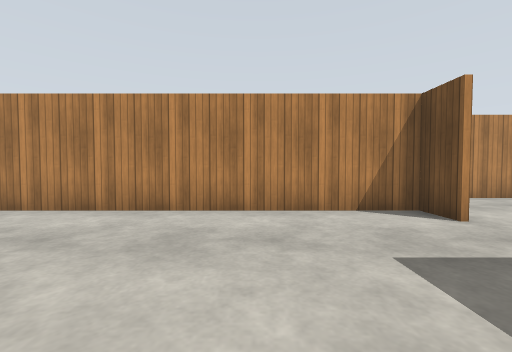
[1] (above)

19 first-person views from a walk through a Gazebo world. The camera is 0.94 m above the floor, tilts 2° down and sees 90° across. The floor is counted in squares, 1 m on a side. Each view is taken from the middle of a square. On the plan, view 1 faces up. The plan holds only what a view shows up to about 10 squares ahead; the rest is blank. The place goes on beyond the plan. Gazebo's built-in surfaces are drawn with simple patterns.

[2]
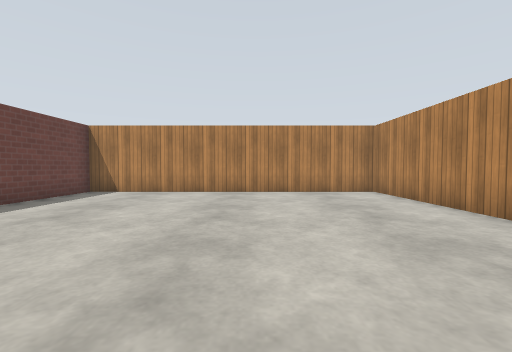

[3]
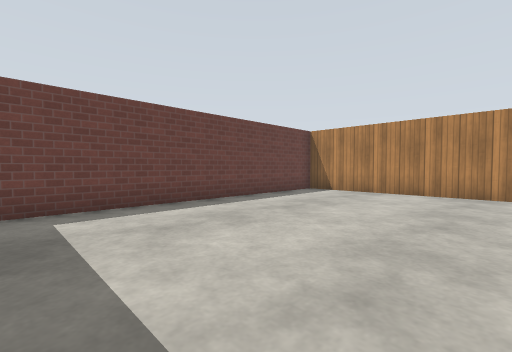

[4]
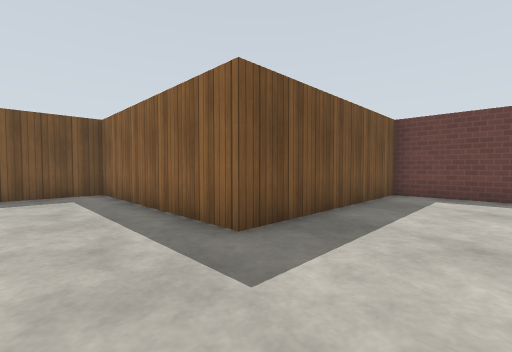

[5]
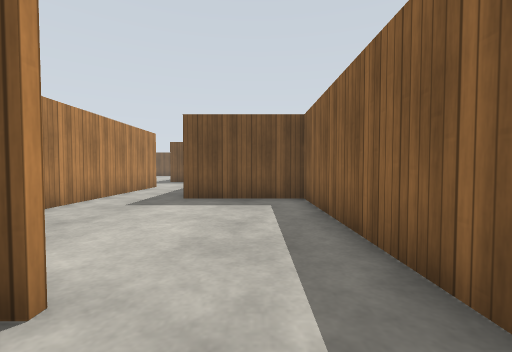

[6]
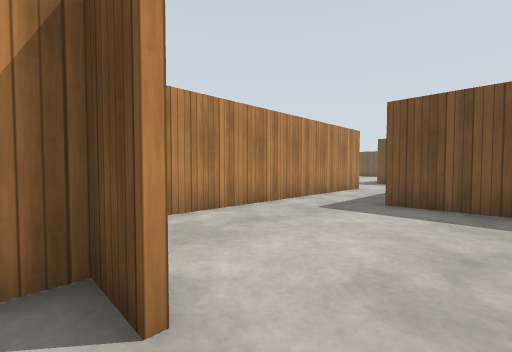

[7]
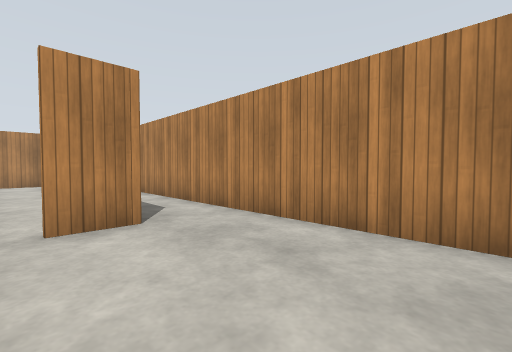

[8]
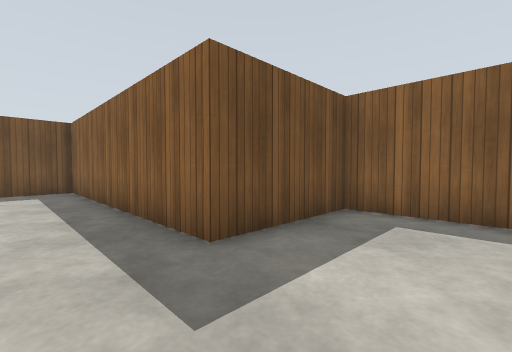

[9]
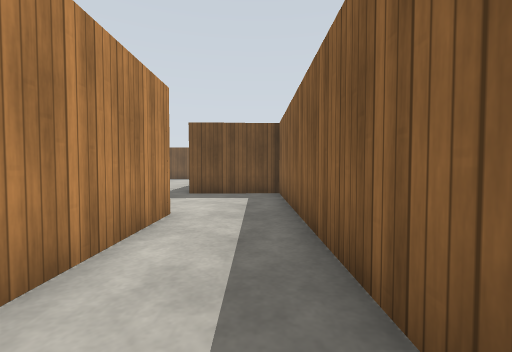

[10]
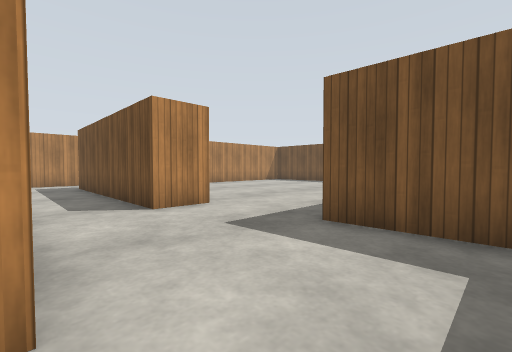

[11]
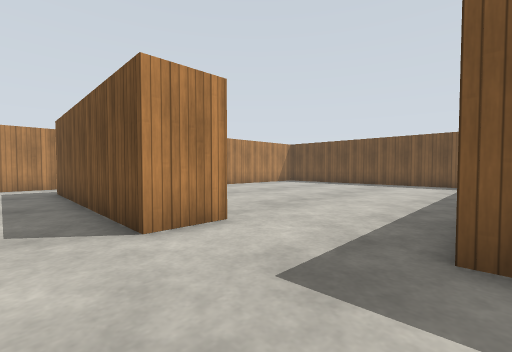

[12]
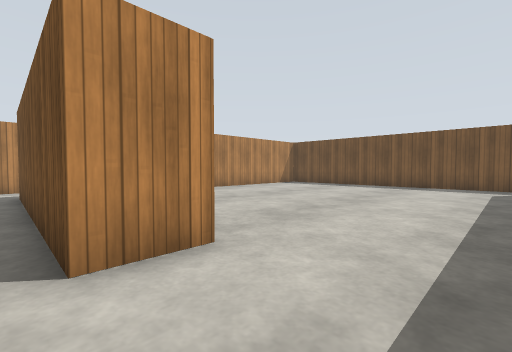

[13]
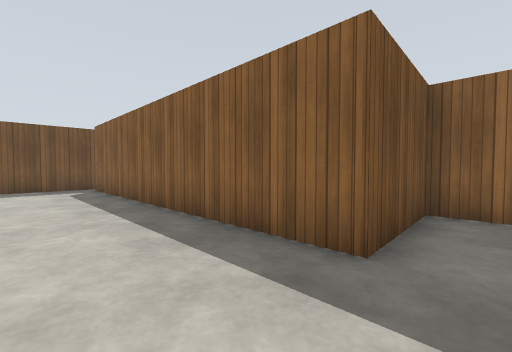

[14]
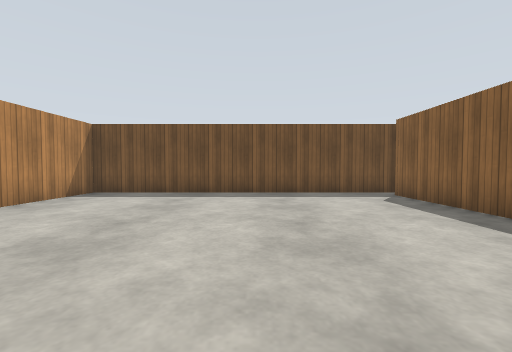

[15]
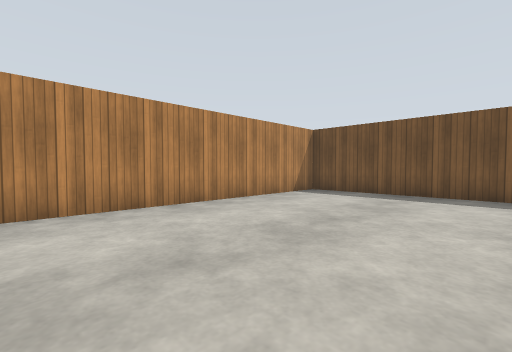

[16]
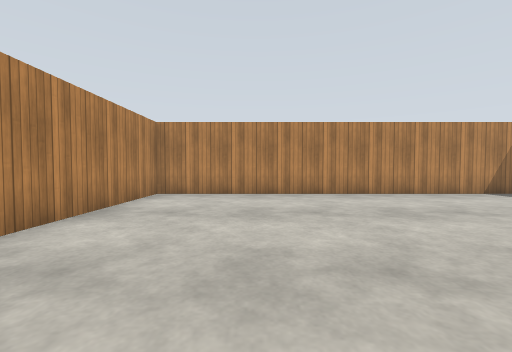

[17]
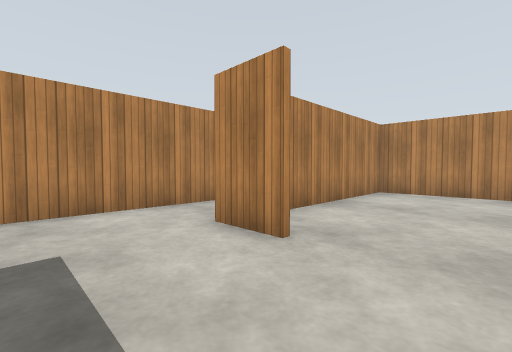

[18]
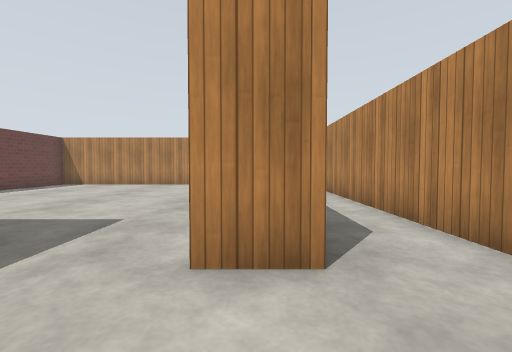

[19]
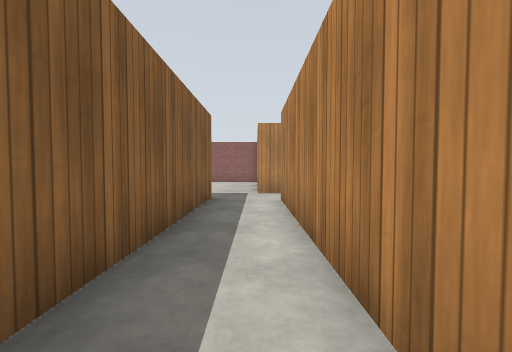

### Floor plan
Points are (right, up) in squares from view 1. A wall is a line through its corners. A room is listed if a view was taken in it or the views show most of it. See-through windows are left out.
Room 1 (views 1, 2, 3, 4, 5, 6, 7, 8, 9, 10, 18)
walls: (3.5, 4.4) (3.5, 5.5) (-7.7, 5.5) (-7.7, -5.3) (2.8, -5.3) (2.8, 1.6) (9.6, 1.6) (9.6, 5.2) (14.5, 5.2); (3.7, 5.8) (3.7, 4.4); (14.1, 7.7) (4.6, 7.7)
ways out: opening at (15, 6.5) to room 2; opening at (4, 7) to room 3
Room 2 (views 11, 12, 13, 14, 15, 16, 17)
walls: (18, 11.6) (16.4, 11.6) (16.4, 12.6); (14.1, 12.4) (14.1, 9); (29.4, 7.9) (29.4, 19) (16.5, 19) (16.5, 13.4); (14.5, 5.2) (18.2, 5.2) (18, 8.4) (28.6, 8.4)
ways out: opening at (15, 6.5) to room 1; opening at (15, 13)
Room 3 (view 19)
walls: (-7.9, 5.6) (-1.3, 5.6); (4.6, 7.7) (-7.4, 7.7); (-9.2, 8) (-9.2, 7)
ways out: opening at (4, 7) to room 1; opening at (-8, 8)

Where each view was taken, in squares from view 1:
view 1: 0 up, 0 right, facing up
view 2: 1 up, 2 right, facing left
view 3: 1 up, 2 right, facing down-left
view 4: 4 up, 0 right, facing down-right
view 5: 3 up, 2 right, facing right
view 6: 3 up, 3 right, facing up-right
view 7: 4 up, 8 right, facing up-left
view 8: 7 up, 7 right, facing down-right
view 9: 6 up, 9 right, facing right
view 10: 6 up, 14 right, facing up-right
view 11: 8 up, 15 right, facing up-right
view 12: 9 up, 16 right, facing up-right
view 13: 11 up, 17 right, facing down-right
view 14: 13 up, 20 right, facing right
view 15: 13 up, 20 right, facing up-right
view 16: 10 up, 20 right, facing up
view 17: 9 up, 20 right, facing up-left
view 18: 5 up, 6 right, facing left
view 19: 7 up, 0 right, facing left
